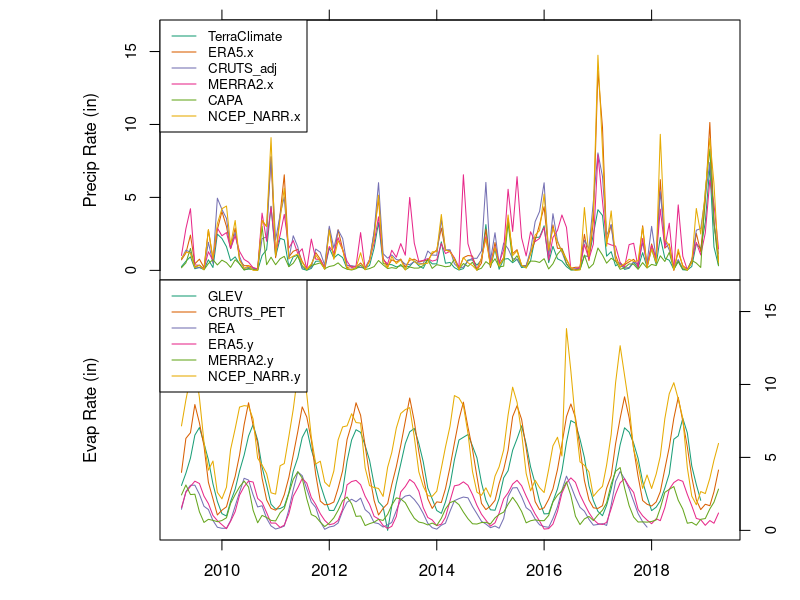

Generate this figure with R:
library(RColorBrewer)
library(dplyr)
### Mono Lake Stage-Storage-Area-Salinity Curves ###
wdir = paste("C:/Users/manis/OneDrive - Umich/Documents/PersonalMonoLakePlayground/DataOrganization")
indir = paste("C:/Users/manis/OneDrive - Umich/Documents/PersonalMonoLakePlayground/DataOrganization")
outdir = paste("C:/Users/manis/OneDrive - Umich/Documents/PersonalMonoLakePlayground/DataOrganization/Plots")
setwd(indir)

p = data.frame(read.csv("Precipitation_global.csv"))
p[,1] = as.Date(as.character(p[,1]), tryFormats=c("%m/%d/%Y"))
e = data.frame(read.csv("Evaporation_PET.csv"))
e[,1] = as.Date(as.character(e[,1]), tryFormats=c("%m/%d/%Y"))
y <- merge(x=p,y=e, 
           by="Date", all=TRUE)
plotname=paste(outdir,"Precip_Evap_Global.pdf") #Comment to SIP
pdf(file=plotname, height = 6, width = 9, paper = "special") 
par(xpd=TRUE)
par(mfrow=c(2,1))
par(mar = c(0, 4, 0, 0))
par(oma = c(3,4,1,3))


#y[,1] = as.Date(as.character(y[,1]), tryFormats=c("%Y-%m-%d"))
#precip_cols = c(2:7)
#y$avg_in_situ = rowMeans(y[precip_cols], na.rm=TRUE)
s_m = 1300
e_m = s_m+120
startMo = y$Date[s_m]
endMo = y$Date[e_m]
xpol = c(startMo, startMo,endMo,endMo)
cols <- brewer.pal(8,'Dark2')

## Precip_global_sample##
plot(c(0),c(0),xlab="Date", ylab="Precip Rate (in)", type = "n", col = 8, lwd = 3, axes = FALSE,
     ylim = c(0,15)*1.1, xlim = c(startMo,endMo))
legend=array(NA)
precip_cols = c(2:7)
legend_counter=1
for (i in precip_cols) {
  print(i)
  lines(y$Date[s_m:e_m], y[,i][s_m:e_m], col = cols[legend_counter],  lwd = 1)
  legend[legend_counter]=colnames(y)[i]
  legend_counter=legend_counter+1
}
axis(2, labels=T, cex.axis = 0.9)
axis.Date(3, y$Date[s_m:e_m], cex=0.9, labels=F)
box()
legend("topleft", legend = legend, lty=c(1), 
      col=cols, cex=0.8)

##Evaporation_global_products##
plot(c(0),c(0),xlab="Date", ylab="Evap Rate (in)", type = "n", col = 8, lwd = 3, axes = FALSE,
     ylim = c(0,15)*1.1, xlim = c(startMo,endMo))
legend=array(NA)
precip_cols = c(9:14)

legend_counter=1
for (i in precip_cols) {
  print(i)
  lines(y$Date[s_m:e_m], y[,i][s_m:e_m], col = cols[legend_counter],  lwd = 1)
  legend[legend_counter]=colnames(y)[i]
  legend_counter=legend_counter+1
}
axis(4, labels=T, cex.axis = 0.9)
axis.Date(1, y$Date[s_m:e_m], cex=0.9, labels=T)
box()
legend("topleft", legend = legend, lty=c(1), 
       col=cols, cex=0.8)


dev.off()

